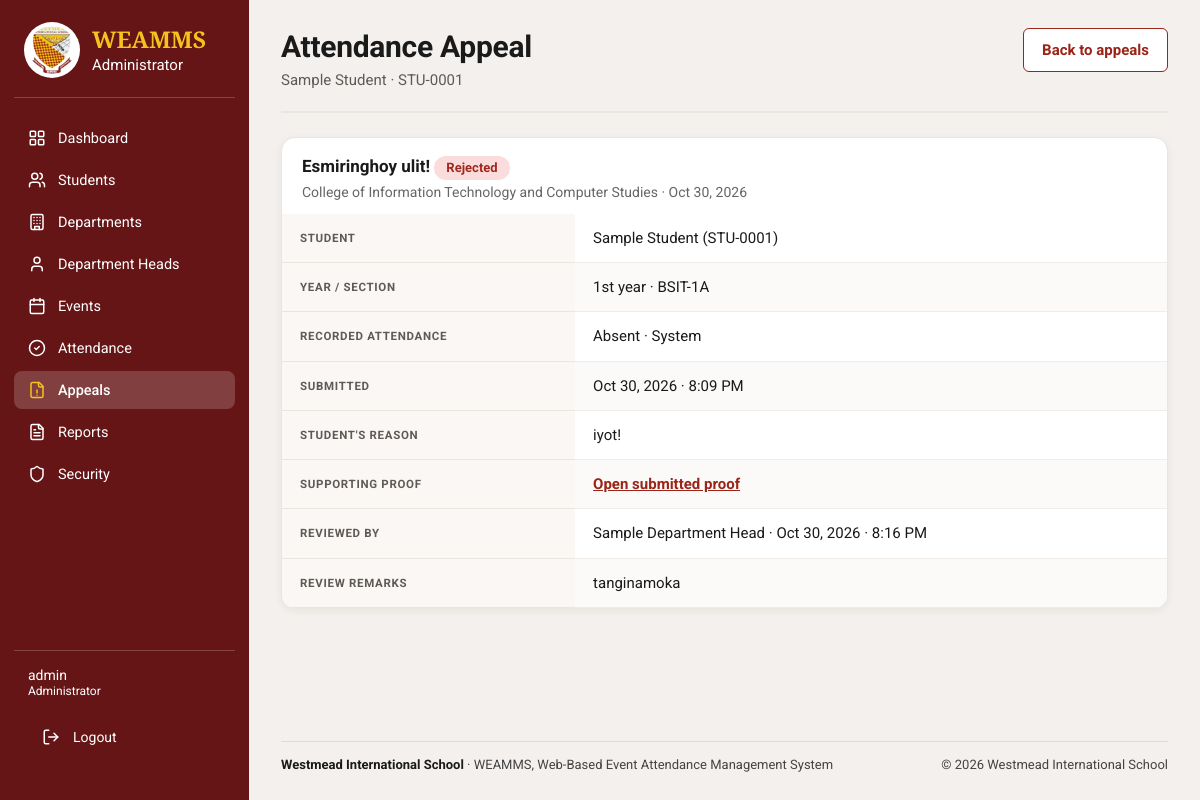
The page /admin/appeals/view.php?id=1 (signed in) on the database its author committed.
### tables this page shows
CREATE TABLE `attendance_appeals` (
  `appeal_id` bigint(20) UNSIGNED NOT NULL,
  `attendance_id` bigint(20) UNSIGNED NOT NULL,
  `student_id` bigint(20) UNSIGNED NOT NULL,
  `appeal_reason` text NOT NULL,
  `evidence_path` varchar(500) DEFAULT NULL,
  `appeal_status` enum('pending','approved','rejected','withdrawn') NOT NULL DEFAULT 'pending',
  `reviewed_by_department_head_id` bigint(20) UNSIGNED DEFAULT NULL,
  `reviewed_at` datetime DEFAULT NULL,
  `reviewer_remarks` text DEFAULT NULL,
  `submitted_at` timestamp NOT NULL DEFAULT current_timestamp(),
  `updated_at` timestamp NOT NULL DEFAULT current_timestamp() ON UPDATE current_timestamp()
);

CREATE TABLE `event_attendance_roster` (
  `event_id` bigint(20) UNSIGNED NOT NULL,
  `student_id` bigint(20) UNSIGNED NOT NULL,
  `department_id` bigint(20) UNSIGNED NOT NULL,
  `student_number` varchar(50) NOT NULL,
  `first_name` varchar(100) NOT NULL,
  `middle_name` varchar(100) DEFAULT NULL,
  `last_name` varchar(100) NOT NULL,
  `year_level` varchar(50) DEFAULT NULL,
  `section` varchar(100) DEFAULT NULL,
  `created_at` timestamp NOT NULL DEFAULT current_timestamp()
);

CREATE TABLE `events` (
  `event_id` bigint(20) UNSIGNED NOT NULL,
  `department_id` bigint(20) UNSIGNED NOT NULL,
  `requested_by` bigint(20) UNSIGNED NOT NULL,
  `academic_period_id` bigint(20) UNSIGNED NOT NULL,
  `event_title` varchar(200) NOT NULL,
  `event_description` text DEFAULT NULL,
  `venue` varchar(200) DEFAULT NULL,
  `start_at` datetime NOT NULL,
  `end_at` datetime NOT NULL,
  `attendance_opens_at` datetime DEFAULT NULL,
  `attendance_closes_at` datetime DEFAULT NULL,
  `event_status` enum('pending','approved','rejected','cancelled','cancellation_requested','completed') NOT NULL DEFAULT 'pending',
  `admin_reviewed_by` bigint(20) UNSIGNED DEFAULT NULL,
  `admin_reviewed_at` datetime DEFAULT NULL,
  `admin_remarks` text DEFAULT NULL,
  `cancellation_requested_at` datetime DEFAULT NULL,
  `cancellation_requested_by` bigint(20) UNSIGNED DEFAULT NULL,
  `cancellation_request_remarks` text DEFAULT NULL,
  `created_at` timestamp NOT NULL DEFAULT current_timestamp(),
  `updated_at` timestamp NOT NULL DEFAULT current_timestamp() ON UPDATE current_timestamp()
);

CREATE TABLE `departments` (
  `department_id` bigint(20) UNSIGNED NOT NULL,
  `department_code` varchar(30) NOT NULL,
  `department_name` varchar(150) NOT NULL,
  `description` text DEFAULT NULL,
  `is_active` tinyint(1) NOT NULL DEFAULT 1,
  `department_head_can_edit` tinyint(1) NOT NULL DEFAULT 0,
  `department_head_can_edit_attendance` tinyint(1) NOT NULL DEFAULT 0,
  `created_at` timestamp NOT NULL DEFAULT current_timestamp()
);

CREATE TABLE `event_attendance` (
  `attendance_id` bigint(20) UNSIGNED NOT NULL,
  `event_id` bigint(20) UNSIGNED NOT NULL,
  `student_id` bigint(20) UNSIGNED NOT NULL,
  `attendance_status` enum('present','late','absent','excused') NOT NULL DEFAULT 'absent',
  `check_in_at` datetime DEFAULT NULL,
  `recorded_by_user_id` bigint(20) UNSIGNED DEFAULT NULL,
  `record_source` enum('barcode','department_head','appeal','system') NOT NULL DEFAULT 'barcode',
  `remarks` varchar(500) DEFAULT NULL,
  `created_at` timestamp NOT NULL DEFAULT current_timestamp(),
  `updated_at` timestamp NOT NULL DEFAULT current_timestamp() ON UPDATE current_timestamp()
);

CREATE TABLE `department_heads` (
  `department_head_id` bigint(20) UNSIGNED NOT NULL,
  `user_id` bigint(20) UNSIGNED NOT NULL,
  `department_id` bigint(20) UNSIGNED NOT NULL,
  `employee_number` varchar(50) DEFAULT NULL,
  `first_name` varchar(100) NOT NULL,
  `middle_name` varchar(100) DEFAULT NULL,
  `last_name` varchar(100) NOT NULL,
  `created_at` timestamp NOT NULL DEFAULT current_timestamp()
);

### includes/admin_lists.php (called while the page is built, shortened)
<?php
function adminYearSection(?string $yearLevel, ?string $section): string
{
    $year = trim((string) $yearLevel);
    $year = preg_match('/^(\d+(?:st|nd|rd|th))\s+year$/i', $year, $m) ? $m[1] . ' year' : $year;
    $parts = array_filter([$year, trim((string) $section)], static fn (string $p): bool => $p !== '');
    return $parts === [] ? '—' : implode(' · ', $parts);
}
function adminFullName(?string $first, ?string $middle, ?string $last): string
{
    return trim(implode(' ', array_filter([trim((string) $first), trim((string) $middle), trim((string) $last)], static fn (string $p): bool => $p !== '')));
}

### admin/appeals/view.php (the view, shortened to what this page needs)
<?php
require_once __DIR__ . '/../../includes/admin_layout_start.php';
require_once __DIR__ . '/../../includes/admin_lists.php';
$appealId = filter_var($_GET['id'] ?? null, FILTER_VALIDATE_INT);
$stmt = $pdo->prepare(
    'SELECT aa.appeal_id, aa.appeal_reason, aa.evidence_path, aa.appeal_status,
            aa.submitted_at, aa.reviewed_at, aa.reviewer_remarks,
            ea.attendance_status, ea.record_source,
            e.event_title, e.start_at, d.department_name,
            r.student_number, r.first_name, r.middle_name, r.last_name, r.year_level, r.section,
            dh.first_name AS rv_first, dh.middle_name AS rv_middle, dh.last_name AS rv_last
     FROM attendance_appeals aa
     INNER JOIN event_attendance ea ON ea.attendance_id = aa.attendance_id
     INNER JOIN events e ON e.event_id = ea.event_id
     INNER JOIN departments d ON d.department_id = e.department_id
     INNER JOIN event_attendance_roster r
        ON r.event_id = ea.event_id AND r.student_id = aa.student_id
     LEFT JOIN department_heads dh ON dh.department_head_id = aa.reviewed_by_department_head_id
     WHERE aa.appeal_id = ?
     LIMIT 1'
);
$stmt->execute([$appealId]);
$appeal = $stmt->fetch(PDO::FETCH_ASSOC);
$pills = [
    'pending' => 'ad-pill-yellow',
    'approved' => 'ad-pill-green',
    'rejected' => 'ad-pill-red',
    'withdrawn' => 'ad-pill-gray',
];
$studentName = adminFullName($appeal['first_name'], $appeal['middle_name'], $appeal['last_name']);
$reviewerName = adminFullName($appeal['rv_first'], $appeal['rv_middle'], $appeal['rv_last']);
$status = $appeal['appeal_status'];
?>
<section class="ad-page">
    <header class="ad-head">
        <div>
            <h1>Attendance Appeal</h1>
            <p><?= adminEscape($studentName) ?> · <?= adminEscape($appeal['student_number']) ?></p>
        </div>
        <div class="ad-head-actions">
            <a class="ad-btn" href="<?= adminEscape($adminBaseUrl) ?>/admin/appeals/index.php">Back to appeals</a>
        </div>
    </header>
    <div class="ad-card">
        <h2 class="ad-card-title">
            <?= adminEscape($appeal['event_title']) ?>
            <span class="ad-pill <?= adminEscape($pills[$status] ?? 'ad-pill-gray') ?>"><?= adminEscape(ucfirst($status)) ?></span>
        </h2>
        <p class="ad-card-sub"><?= adminEscape($appeal['department_name']) ?> · <?= adminEscape(date('M j, Y', strtotime($appeal['start_at']))) ?></p>
        <div class="ad-table-wrap">
            <table class="ad-table">
                <tbody>
                    <tr><th scope="row">Student</th><td><?= adminEscape($studentName) ?> (<?= adminEscape($appeal['student_number']) ?>)</td></tr>
                    <tr><th scope="row">Year / section</th><td><?= adminEscape(adminYearSection($appeal['year_level'], $appeal['section'])) ?></td></tr>
                    <tr><th scope="row">Recorded attendance</th><td><?= adminEscape(ucfirst($appeal['attendance_status'])) ?> · <?= adminEscape(ucwords(str_replace(['_', 'barcode'], [' ', 'QR code'], $appeal['record_source']))) ?></td></tr>
                    <tr><th scope="row">Submitted</th><td><?= adminEscape(date('M j, Y · g:i A', strtotime($appeal['submitted_at']))) ?></td></tr>
                    <tr><th scope="row">Student's reason</th><td><?= nl2br(adminEscape($appeal['appeal_reason'])) ?></td></tr>
                    <tr>
                        <th scope="row">Supporting proof</th>
                        <td>
                            <?php if (!empty($appeal['evidence_path'])): ?>
                                <a class="ad-link" href="<?= adminEscape($adminBaseUrl) ?>/admin/appeals/evidence.php?id=<?= (int) $appealId ?>" target="_blank" rel="noopener">Open submitted proof</a>
                            <?php else: ?>
                                No supporting proof attached.
                            <?php endif; ?>
                        </td>
                    </tr>
                    <?php if ($appeal['reviewed_at'] !== null): ?>
                        <tr><th scope="row">Reviewed by</th><td><?= adminEscape($reviewerName !== '' ? $reviewerName : '—') ?> · <?= adminEscape(date('M j, Y · g:i A', strtotime($appeal['reviewed_at']))) ?></td></tr>
                    <?php endif; ?>
                    <?php if (!empty($appeal['reviewer_remarks'])): ?>
                        <tr><th scope="row">Review remarks</th><td><?= nl2br(adminEscape($appeal['reviewer_remarks'])) ?></td></tr>
                    <?php endif; ?>
                </tbody>
            </table>
        </div>
    </div>
</section>
<?php require __DIR__ . '/../../includes/footer.php'; ?>
</main>
</body>
</html>

### assets/css/style.css (style rules this page uses)
:root { --wis-maroon-light: #B43737; --wis-maroon: #8B1E1E; --wis-maroon-dark: #641414; --wis-gold: #F2C300; --wis-gold-dark: #D6A900; --wis-white: #FFFFFF; --wis-light-blue: #E8F0FE; --wis-black: #171717; --wis-background: #F5F5F5; --wis-border: #B8C1CC; --wis-shadow: 0 8px 25px rgba(0, 0, 0, 0.10); }
* { box-sizing: border-box; margin: 0; padding: 0; }
html { scroll-behavior: smooth; }
body { display: flex; justify-content: center; align-items: flex-start; min-height: 100vh; padding: 0 20px; background: var(--wis-background); color: var(--wis-black); font-family: 'Roboto', Arial, Helvetica, sans-serif; }
h1 { color: var(--wis-maroon); font-family: 'Cinzel', Georgia, serif; font-size: 60px; font-weight: 700; line-height: 1.2; }

### assets/css/admin.css (style rules this page uses)
body { align-items: center; }
.admin-dashboard-page { display: flex; align-items: flex-start; justify-content: flex-start; min-height: 100vh; padding: 0; background: #f3f0ed; color: #1a1a1a; font-family: 'Roboto', Arial, sans-serif; }
.ad-page { width: 100%; max-width: 1500px; margin: 0 auto 28px; }
.ad-head { display: flex; align-items: flex-start; justify-content: space-between; flex-wrap: wrap; gap: 14px 20px; margin-bottom: 24px; }
.ad-head h1 { margin: 0; color: #1a1a1a; font-family: inherit; font-size: 28px; font-weight: 700; line-height: 1.25; }
.ad-head p { margin: 4px 0 0; color: #666; font-size: 15px; line-height: 1.4; }
.ad-head-actions { display: flex; flex-wrap: wrap; gap: 12px; }
.ad-btn { display: inline-flex; width: auto; align-items: center; justify-content: center; gap: 8px; min-height: 44px; padding: 0 18px; box-sizing: border-box; border: 1px solid #9a2417; border-radius: 6px; background: #fff; color: #9a2417; font: inherit; font-size: 15px; font-weight: 700; line-height: 1; text-decoration: none; white-space: nowrap; cursor: pointer; transition: background 0.15s ease, color 0.15s ease; }
.ad-card { min-width: 0; overflow: hidden; border-radius: 14px; background: #fff; box-shadow: 0 1px 3px rgb(0 0 0 / 7%); }
.ad-card-title { margin: 0; font-family: inherit; padding: 18px 20px 4px; color: #1a1a1a; font-size: 17px; font-weight: 700; }
.ad-card-sub { margin: 0; padding: 0 20px 14px; color: #666; font-size: 14px; }
.ad-table-wrap { width: 100%; overflow-x: auto; }
.ad-table { width: 100%; border-collapse: collapse; text-align: left; }
.ad-table th { padding: 15px 18px; background: #faf6f3; color: #555; font-size: 13px; font-weight: 700; letter-spacing: 0.05em; text-transform: uppercase; white-space: nowrap; }
.ad-table td { padding: 14px 18px; border-top: 1px solid #efebe7; color: #1a1a1a; font-size: 15px; line-height: 1.35; vertical-align: middle; }
.ad-pill { display: inline-flex; align-items: center; padding: 4px 12px; border-radius: 999px; background: #ececec; color: #444; font-size: 13px; font-weight: 700; line-height: 1.25; white-space: nowrap; }
.ad-pill-red { background: #fbdcdc; color: #a1281d; }
.ad-link { display: inline; width: auto; min-height: 0; margin: 0; padding: 0; border: 0; border-radius: 0; background: none; color: #9a2417; font: inherit; font-size: 15px; font-weight: 700; text-decoration: underline; cursor: pointer; }

### assets/css/ui-refresh.css (style rules this page uses)
:root { --ui-bg: #f3f0ed; --ui-border: #ebe5e0; --ui-tint: #faf7f4; --ui-zebra: #fcfaf8; --ui-hover: #f7f1ec; --ui-muted: #5f5a56; --ui-radius: 14px; --ui-shadow: 0 2px 8px rgb(60 30 20 / 6%); }
.ad-head { padding-bottom: 20px; border-bottom: 2px solid var(--ui-border); }
.ad-head h1 { font-size: 30px; letter-spacing: -0.01em; }
.ad-head p { color: var(--ui-muted); }
.ad-card { border: 1px solid var(--ui-border); border-radius: var(--ui-radius); box-shadow: var(--ui-shadow); }
.ad-table th { padding: 12px 18px; background: var(--ui-tint); border-bottom: 1px solid var(--ui-border); color: var(--ui-muted); font-size: 11.5px; letter-spacing: 0.06em; }
.ad-table td { border-top: 0; border-bottom: 1px solid #f1ece8; }
.ad-table tbody tr:nth-child(even) td { background: var(--ui-zebra); }

### rows shown on the page
attendance_appeals: event_attendance_roster.first_name+middle_name+last_name "Sample Student", event_attendance_roster.student_number "STU-0001", events.event_title "Esmiringhoy ulit!", appeal_status "Rejected", departments.department_name "College of Information Technology and Computer Studies", events.start_at "Oct 30, 2026", event_attendance_roster.year_level+section "1st year · BSIT-1A", attendance.attendance_status "Absent", attendance.record_source "System", submitted_at "Oct 30, 2026 · 8:09 PM", appeal_reason "iyot!", reviewed_by_department_head.last_name "Sample Department Head", reviewed_at "Oct 30, 2026 · 8:16 PM", reviewer_remarks "tanginamoka"

### other values the page prints
adminEscape($label) "Dashboard"
adminEscape($label) "Students"
adminEscape($label) "Departments"
adminEscape($label) "Department Heads"
adminEscape($label) "Events"
adminEscape($label) "Attendance"
adminEscape($label) "Appeals"
adminEscape($label) "Reports"
adminEscape($label) "Security"
adminEscape($adminUsername) "admin"
